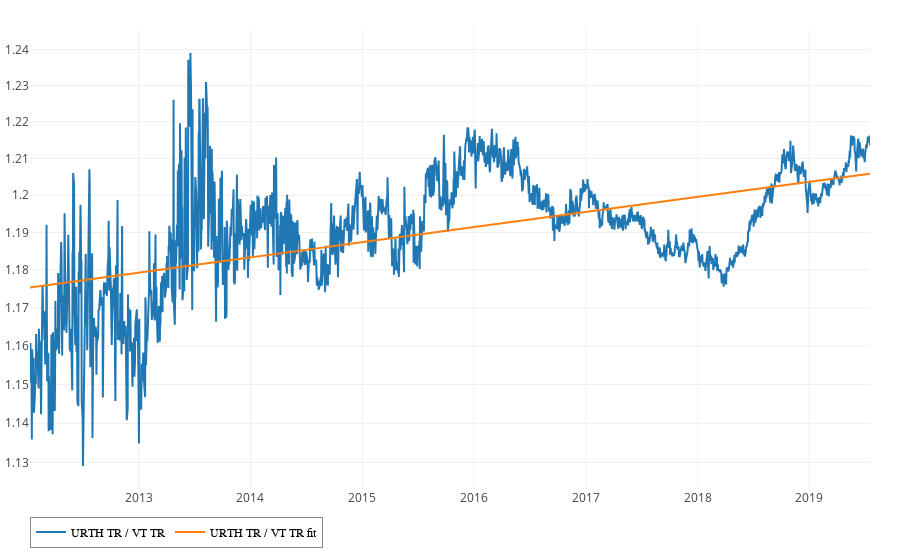

The code cell stored with this chart in its notebook:
### Code cell
r = (urth / vt).dropna()
show(r, lr(r), ta=False)
cagr(r), cagr(lr(r))

### Figure 1 — Plotly figure (JSON) as saved in the notebook; plotly's stock layout.template omitted (floating-point values rounded to 4 significant figures; data arrays with more than 128 entries replaced by an {"elided": "..."} marker saying what was removed)
{"data": [{"connectgaps": false, "mode": "lines", "name": "URTH TR / VT TR", "text": "URTH TR / VT TR", "textposition": "middle right", "type": "scatter", "uid": "b20ec07a-bc9c-4c86-a85a-c30f3a41a096", "x": {"elided": "2745 str values"}, "y": {"elided": "2745 float values"}}, {"connectgaps": false, "mode": "lines", "name": "URTH TR / VT TR fit", "text": "URTH TR / VT TR fit", "textposition": "middle right", "type": "scatter", "uid": "eafe3467-cefa-4531-a341-844c0fae59b5", "x": {"elided": "2745 str values"}, "y": {"elided": "2745 float values"}}], "layout": {"hovermode": "closest", "legend": {"bgcolor": "rgb(255,255,255,50)", "bordercolor": "#888888", "borderwidth": 1, "font": {"color": "#000", "family": "sans-serif", "size": 12}, "orientation": "h", "traceorder": "normal", "x": 0, "y": -0.06, "yanchor": "top"}, "margin": {"b": 30, "l": 30, "pad": 0, "r": 30, "t": 30}, "showlegend": true, "xaxis": {"rangemode": "normal"}, "yaxis": {"autorange": true, "rangemode": "normal", "type": "log"}}}
